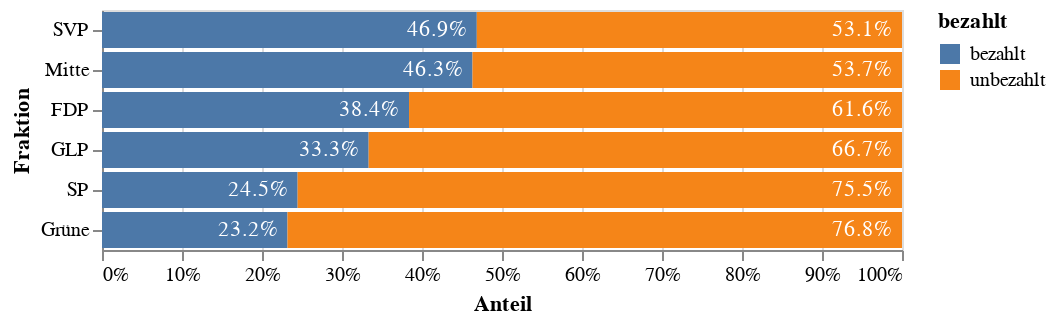

Notebook cell for this chart:
### Code cell
source = duckdb.query('''
    select f.fraktion_lang fraktion, 'bezahlt' bezahlt, 1.0 * count(case bezahlt when 'ja' then 1 end) / count(1) count, 1.0 * count(case bezahlt when 'ja' then 1 end) / count(1) sort
    from df_bekannt b
    join df_fraktionen f on f.fraktion = b.fraktion
    group by 1, 2
    union all
    select f.fraktion_lang fraktion, 'unbezahlt' bezahlt, 1.0 * count(case bezahlt when 'nein' then 1 end) / count(1) count, 1.0 * count(case bezahlt when 'ja' then 1 end) / count(1) sort
    from df_bekannt b
    join df_fraktionen f on f.fraktion = b.fraktion
    group by 1, 2
''').to_df()

bars = alt.Chart(source).mark_bar(opacity=1.0).encode(
    x=alt.X('count', title='Anteil', sort='-x', stack='zero', axis=alt.Axis(format='%')),
    y=alt.Y('fraktion', sort=alt.EncodingSortField('sort', order='descending'), title='Fraktion'),
    color='bezahlt',
    tooltip='count',
)

text = alt.Chart(source).mark_text(dx=-20, color='white').encode(
    x=alt.X('count', title='Anteil', stack='zero'),
    y=alt.Y('fraktion', sort=alt.EncodingSortField('sort', order='descending'), title='Fraktion'),
    detail='bezahlt',
    text=alt.Text('count', format='.1%'),
)

chart = bars + text
chart.save('output/bars-nach-fraktion-und-bezahlt-relativ.pdf')
chart

### Figure 1 — Vega-Lite specification as saved in the notebook (floating-point values rounded to 4 significant figures)
{"config": {"view": {"continuousWidth": 400, "continuousHeight": 300}}, "layer": [{"mark": {"type": "bar", "opacity": 1.0}, "encoding": {"color": {"field": "bezahlt", "type": "nominal"}, "tooltip": {"field": "count", "type": "quantitative"}, "x": {"axis": {"format": "%"}, "field": "count", "sort": "-x", "stack": "zero", "title": "Anteil", "type": "quantitative"}, "y": {"field": "fraktion", "sort": {"field": "sort", "order": "descending"}, "title": "Fraktion", "type": "nominal"}}}, {"mark": {"type": "text", "color": "white", "dx": -20}, "encoding": {"detail": {"field": "bezahlt", "type": "nominal"}, "text": {"field": "count", "format": ".1%", "type": "quantitative"}, "x": {"field": "count", "stack": "zero", "title": "Anteil", "type": "quantitative"}, "y": {"field": "fraktion", "sort": {"field": "sort", "order": "descending"}, "title": "Fraktion", "type": "nominal"}}}], "data": {"name": "data-fa72d17f2dab667e55429ce301a78af9"}, "$schema": "https://vega.github.io/schema/vega-lite/v4.17.0.json", "datasets": {"data-fa72d17f2dab667e55429ce301a78af9": [{"fraktion": "SP", "bezahlt": "bezahlt", "count": 0.2445, "sort": 0.2445}, {"fraktion": "Grüne", "bezahlt": "bezahlt", "count": 0.2319, "sort": 0.2319}, {"fraktion": "SVP", "bezahlt": "bezahlt", "count": 0.4685, "sort": 0.4685}, {"fraktion": "FDP", "bezahlt": "bezahlt", "count": 0.3838, "sort": 0.3838}, {"fraktion": "Mitte", "bezahlt": "bezahlt", "count": 0.4631, "sort": 0.4631}, {"fraktion": "GLP", "bezahlt": "bezahlt", "count": 0.3333, "sort": 0.3333}, {"fraktion": "SP", "bezahlt": "unbezahlt", "count": 0.7555, "sort": 0.2445}, {"fraktion": "Grüne", "bezahlt": "unbezahlt", "count": 0.7681, "sort": 0.2319}, {"fraktion": "SVP", "bezahlt": "unbezahlt", "count": 0.5315, "sort": 0.4685}, {"fraktion": "FDP", "bezahlt": "unbezahlt", "count": 0.6162, "sort": 0.3838}, {"fraktion": "Mitte", "bezahlt": "unbezahlt", "count": 0.5369, "sort": 0.4631}, {"fraktion": "GLP", "bezahlt": "unbezahlt", "count": 0.6667, "sort": 0.3333}]}}
